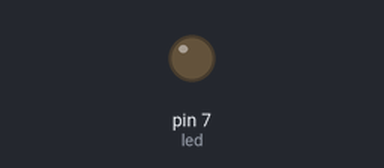
The sketch below on a simulated Arduino Uno, built with avr-gcc and run on an emulated ATmega328P. Shown: output pins drawn as LEDs (lit = HIGH).

Above: at 0.05 s.
At 0.25 s:
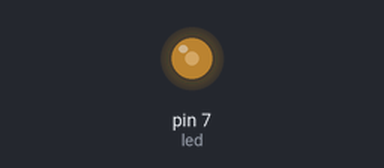
At 0.5 s:
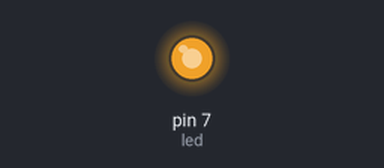
At 0.95 s:
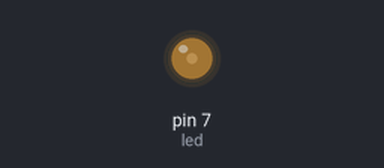
Timing chart, 0 to 3.0 s (numbered marks = the images above):
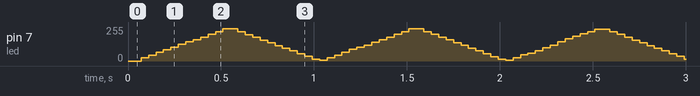

The sketch:

06_practice.ino
```cpp
int led = 7;

int brightness = 0;

int setperiod_value = 10000;
int period;

unsigned long startTime;


// setup
void setup() {

  pinMode(led, OUTPUT);

  set_period(setperiod_value);

  startTime = micros();
}


// loop
void loop() {

  unsigned long now = micros();

  // 1초 주기
  unsigned long elapsed =
      (now - startTime) % 1000000UL;


  // ----------------------------
  // 밝기 계산
  // ----------------------------

  if (elapsed < 500000UL) {

    // 0 → 100
    brightness =
        (elapsed * 100UL) / 500000UL;

  }
  else {

    // 100 → 0
    brightness =
        ((1000000UL - elapsed) * 100UL)
        / 500000UL;
  }


  // PWM 한 주기 출력
  pwm_output(brightness);
}


// --------------------------------
// PWM period 설정
// --------------------------------
void set_period(int p) {

  if (p < 100)
    p = 100;

  if (p > 10000)
    p = 10000;

  period = p;
}


// --------------------------------
// PWM 출력
// --------------------------------
void pwm_output(int duty) {

  if (duty <= 0) {

    digitalWrite(led, LOW);

    delayMicroseconds(period);

    return;
  }


  if (duty >= 100) {

    digitalWrite(led, HIGH);

    delayMicroseconds(period);

    return;
  }


  unsigned long highTime =
      ((unsigned long)period * duty) / 100;

  unsigned long lowTime =
      period - highTime;


  digitalWrite(led, HIGH);
  delayMicroseconds(highTime);

  digitalWrite(led, LOW);
  delayMicroseconds(lowTime);
}
```
